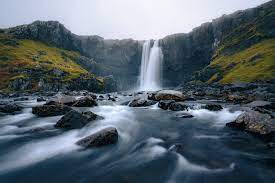
#> input picture 6th-week-image-processing/smoothimg.jpg, 275 x 183 px
$ python LaplacianSharp.py   (older library calls are emulated)
#> lines starting #> are read from the running program, lines starting #| are printed output that depends on the picture
import cv2

# Load the image in greyscale
img = cv2.imread('smoothimg.jpg',cv2.IMREAD_COLOR)
#> img is the input picture: shape (183, 275, 3); mean B, G, R 109, 100, 87.8

# Apply Gaussian Blur
blur = cv2.GaussianBlur(img,(3,3),0)
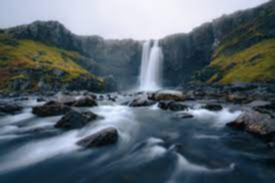
#> blur: shape (183, 275, 3); mean B, G, R 109, 100, 87.9

gray = cv2.cvtColor(blur, cv2.COLOR_BGR2GRAY)
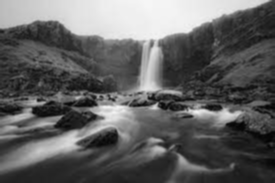
#> gray: shape (183, 275); min 4, max 246, mean 97.4
# Apply Laplacian operator in some higher datatype
laplacian = cv2.Laplacian(gray,ddepth=cv2.CV_16S,ksize=3)
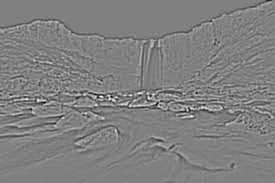
#> laplacian: shape (183, 275) int16; min -362, max 356, mean 0; drawn with min black and max white

convert = cv2.convertScaleAbs(laplacian)
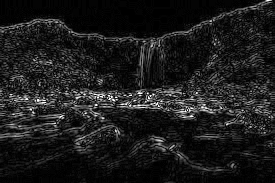
#> convert: shape (183, 275); min 0, max 255, mean 28.2

cv2.namedWindow('Laplacian', cv2.WINDOW_AUTOSIZE)

cv2.imshow('Laplacian',convert)
cv2.waitKey(0)

$ run again, with 6th-week-image-processing/flowers.jpeg copied over 6th-week-image-processing/smoothimg.jpg
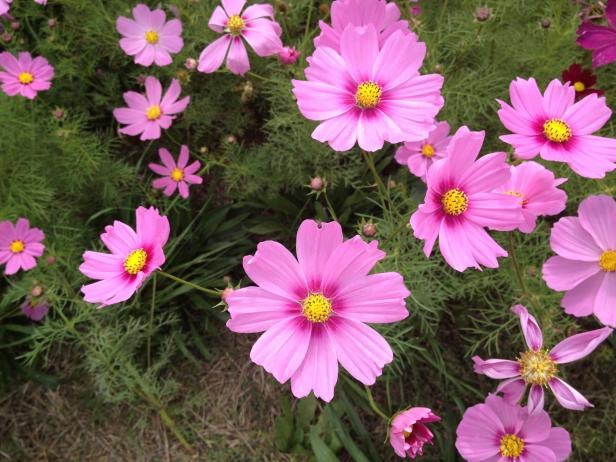
#> input picture 6th-week-image-processing/flowers.jpeg, 616 x 462 px
#> img is the input picture: shape (462, 616, 3); mean B, G, R 98, 91.3, 124.5
#> `laplacian = cv2.Laplacian(gray,ddepth=cv2.CV_16S,ksize=3)`:
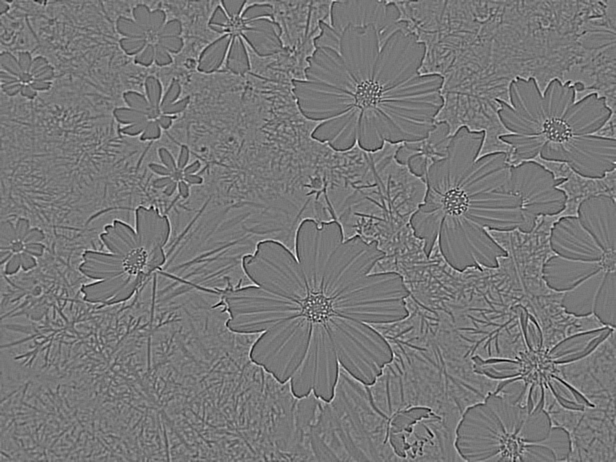
#> laplacian: shape (462, 616) int16; min -288, max 322, mean 0; drawn with min black and max white
#> `convert = cv2.convertScaleAbs(laplacian)`:
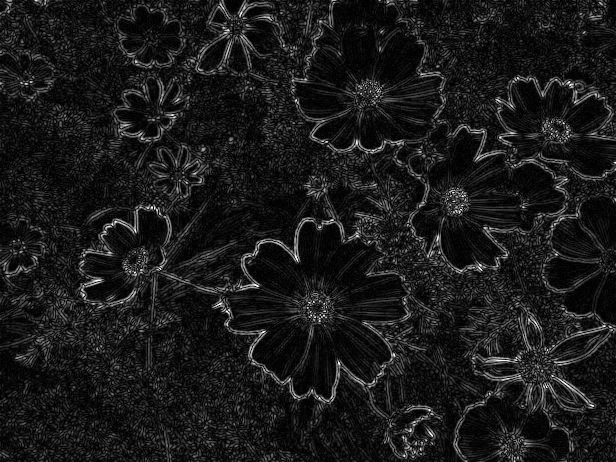
#> convert: shape (462, 616); min 0, max 255, mean 26.4

$ run again, with 6th-week-image-processing/robert.webp saved as 6th-week-image-processing/smoothimg.jpg
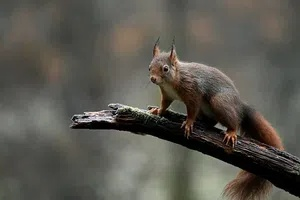
#> input picture 6th-week-image-processing/robert.webp, 300 x 200 px
#> img is the input picture: shape (200, 300, 3); mean B, G, R 80.4, 88.3, 90.7
#> `laplacian = cv2.Laplacian(gray,ddepth=cv2.CV_16S,ksize=3)`:
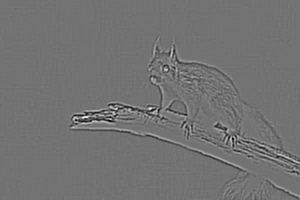
#> laplacian: shape (200, 300) int16; min -320, max 388, mean 0; drawn with min black and max white
#> `convert = cv2.convertScaleAbs(laplacian)`:
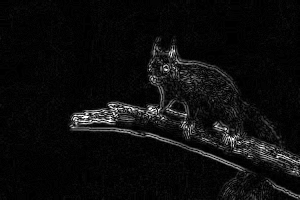
#> convert: shape (200, 300); min 0, max 255, mean 12.9
